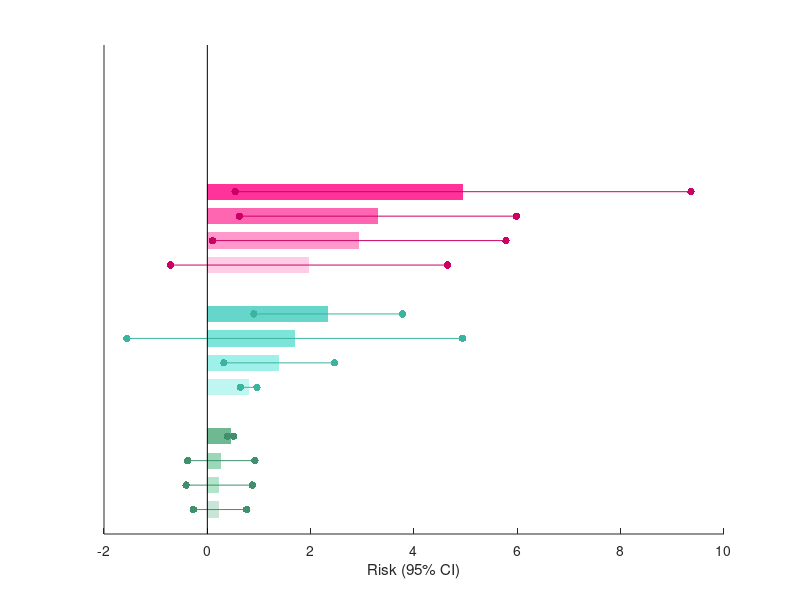

This chart was generated by the following MATLAB code: (Note: this script raises an error after producing the figure.)
%%

clc
clear
close all
set(0,'defaultfigurecolor','w')

figure_fontsize=18;

yy=-[8.5+1
     10+1
     11.5+1
     13+1
     
     15+2
     16.5+2
     18+2
     19.5+2
     
     21.5+3
     23+3
     24.5+3
     26+3];

xx1=[4.95 0.54, 9.36
    3.30 0.62, 5.98
    2.94 0.10, 5.78
    1.97 -0.71, 4.65
    
    2.34 0.90, 3.78
    1.69 -1.56, 4.94
    1.39 0.32, 2.46
    0.80 0.64, 0.96
    
    0.45 0.39, 0.51
    0.27 -0.38, 0.92
    0.23 -0.41, 0.87
    0.22 -0.27, 0.76
    
    ];

oo1=[0
    0
    0
    0
    
    0
    0
    0
    0
    
    0
    0
    0
    0
];

BarColor=[255 51 153
    255 102 178
    255 153 204
    255 204 229
    
    102 213 202
    124 228 217
    159 240 232
    191 246 241
    
    110 185 145
    155 216 184
    178 228 201
    202 229 215
    
    
    
    ]/255;

MarkerColor=[204 0 102
    204 0 102
    204 0 102
    204 0 102
    
    58 179 159
    58 179 159
    58 179 159
    58 179 159
    
    64 144 112
    64 144 112
    64 144 112
    64 144 112
    
    ]/255;


fig1=figure(1);
for i=1:length(yy)
    rectangle('Position',[oo1(i),yy(i),xx1(i,1),1],'FaceColor',BarColor(i,:),'EdgeColor','none')
    hold on
    scatter(xx1(i,2),yy(i)+0.5,30,MarkerColor(i,:),'o','filled')
    hold on
    scatter(xx1(i,3),yy(i)+0.5,30,MarkerColor(i,:),'o','filled')
    hold on
    linex=[xx1(i,2),xx1(i,3)];
    liney=[yy(i),yy(i)]+0.5;
    plot(linex,liney,'-','color',MarkerColor(i,:))
end
set(gca,'ytick',[],'yticklabel',[])

xref=[0 0];
yref=[0 -30];
plot(xref,yref,'-k')

xlabel('Risk (95% CI)')
fig1.Position = [475 79 286 898];
set(gca,'fontsize',figure_fontsize,'fontname','times new roman')



%%


xx2=[3.29 0.39, 6.19
    2.22 0.04, 4.40
    0.54 -0.34, 1.42
    1.13 -0.35, 2.61
    
    1.61 0.04, 3.18
    0.22 -0.23, 0.67
    0.01 -1.60, 1.58
    0.69 -0.46, 1.84
    
    0.30 -0.15, 0.75
    0.06 -0.39, 0.51
    0.03 -0.40, 0.46
    0.09 -0.25, 0.43
    
    ];

oo2=[0
    0
    0
    0
    
    0
    0
    0
    0
    
    0
    0
    0
    0
    
   ];


fig2=figure(2);
for i=1:length(yy)
    rectangle('Position',[oo2(i),yy(i),xx2(i,1),1],'FaceColor',BarColor(i,:),'EdgeColor','none')
    hold on
    scatter(xx2(i,2),yy(i)+0.5,30,'ok','filled')
    hold on
    scatter(xx2(i,3),yy(i)+0.5,30,'ok','filled')
    hold on
    linex=[xx2(i,2),xx2(i,3)];
    liney=[yy(i),yy(i)]+0.5;
    plot(linex,liney,'-k')
end
set(gca,'ytick',[],'yticklabel',[])

xref=[0 0];
yref=[0 -30];
plot(xref,yref,'-k')
xlim([-2,6])
xlabel('Risk (%)')
fig2.Position = [475 79 286 898];
set(gca,'fontsize',figure_fontsize,'fontname','times new roman')


%%


xx3=[0.17 -1.11, 0.77
    0.42 -3.55, 4.39
    0.58 -2.92, 4.08
    0.43 -1.23, 1.66
    
    0.12 -0.33, 0.09
    0.03 -1.52, 1.58
    0.26 -1.31, 1.83
    0.10 -0.62, 0.82
    
    0.10 -0.46, 0.66
    0.17 -0.41, 0.75
    0.14 -0.45, 0.73
    0.04 -0.08, 0.16
    
    ];

oo3=[-0.17
    0
    0
    0
    
    -0.12
    0
    0
    0
    
    0
    0
    0
    0
    
    ];




fig3=figure(3);
for i=1:length(yy)
    rectangle('Position',[oo3(i),yy(i),xx3(i,1),1],'FaceColor',BarColor(i,:),'EdgeColor','none')
    hold on
    scatter(xx3(i,2),yy(i)+0.5,30,'ok','filled')
    hold on
    scatter(xx3(i,3),yy(i)+0.5,30,'ok','filled')
    hold on
    linex=[xx3(i,2),xx3(i,3)];
    liney=[yy(i),yy(i)]+0.5;
    plot(linex,liney,'-k')
end
set(gca,'ytick',[],'yticklabel',[])

xref=[0 0];
yref=[0 -30];
plot(xref,yref,'-k')
xlim([-2,6])
xlabel('Risk (%)')
fig3.Position = [475 79 286 898];
set(gca,'fontsize',figure_fontsize,'fontname','times new roman')

%%




xx4=[1.89 1.23, 2.55
    1.57 -2.35, 5.49
    2.21 -0.41, 4.83
    1.14 -2.56, 4.84
    
    0.91 -3.09, 4.91
    0.75 -2.46, 3.96
    1.56 -1.02, 4.14
    0.57 -0.68, 1.82
    
    0.03 -0.99, 1.05
    0.05 -1.01, 1.11
    0.09 -0.89, 1.07
    0.14 -0.82, 0.54
    
    ];

oo4=[0
    0
    0
    0
    
    0
    0
    0
    0
    
    0
    0
    0
    -0.14];




fig4=figure(4);
for i=1:length(yy)
    rectangle('Position',[oo4(i),yy(i),xx4(i,1),1],'FaceColor',BarColor(i,:),'EdgeColor','none')
    hold on
    scatter(xx4(i,2),yy(i)+0.5,30,'ok','filled')
    hold on
    scatter(xx4(i,3),yy(i)+0.5,30,'ok','filled')
    hold on
    linex=[xx4(i,2),xx4(i,3)];
    liney=[yy(i),yy(i)]+0.5;
    plot(linex,liney,'-k')
end
set(gca,'ytick',[],'yticklabel',[])

xref=[0 0];
yref=[0 -30];
plot(xref,yref,'-k')
xlim([-2,6])
xlabel('Risk (%)')
fig4.Position = [475 79 286 898];
set(gca,'fontsize',figure_fontsize,'fontname','times new roman')
set(gca,'YAxisLocation','Origin')




fig5=figure(5)
fig5.Position = [475 79 1500 898];
[ha,pos]=tight_subplot(1,4,[0.1 0.1],[0.1 0.1],[0.1,0.1])

axes(ha(2))

for i=1:length(yy)
    rectangle('Position',[oo1(i),yy(i),xx1(i,1),1],'FaceColor',BarColor(i,:),'EdgeColor','none')
    hold on
    scatter(xx1(i,2),yy(i)+0.5,30,MarkerColor(i,:),'o','filled')
    hold on
    scatter(xx1(i,3),yy(i)+0.5,30,MarkerColor(i,:),'o','filled')
    hold on
    linex=[xx1(i,2),xx1(i,3)];
    liney=[yy(i),yy(i)]+0.5;
    plot(linex,liney,'-','color',MarkerColor(i,:))
end
xlim([-4 10])
ylim([-30 0])
set(gca,'ytick',[],'yticklabel',[])
set(gca,'xtick',[-4:2:10],'xticklabel',[-4:2:10])
xlabel('Risk (95% CI)')
set(gca,'YAxisLocation','Origin')

set(gca,'fontsize',figure_fontsize,'fontname','times new roman')

axes(ha(3))

for i=1:length(yy)
    rectangle('Position',[oo2(i),yy(i),xx2(i,1),1],'FaceColor',BarColor(i,:),'EdgeColor','none')
    hold on
    scatter(xx2(i,2),yy(i)+0.5,30,MarkerColor(i,:),'o','filled')
    hold on
    scatter(xx2(i,3),yy(i)+0.5,30,MarkerColor(i,:),'o','filled')
    hold on
    linex=[xx2(i,2),xx2(i,3)];
    liney=[yy(i),yy(i)]+0.5;
    plot(linex,liney,'-','color',MarkerColor(i,:))
end
xlim([-4 10])
ylim([-30 0])
set(gca,'ytick',[],'yticklabel',[])
set(gca,'xtick',[-4:2:10],'xticklabel',[-4:2:10])
xlabel('Risk (95% CI)')
set(gca,'YAxisLocation','Origin')

set(gca,'fontsize',figure_fontsize,'fontname','times new roman')


axes(ha(4))

for i=1:length(yy)
    rectangle('Position',[oo3(i),yy(i),xx3(i,1),1],'FaceColor',BarColor(i,:),'EdgeColor','none')
    hold on
    scatter(xx3(i,2),yy(i)+0.5,30,MarkerColor(i,:),'o','filled')
    hold on
    scatter(xx3(i,3),yy(i)+0.5,30,MarkerColor(i,:),'o','filled')
    hold on
    linex=[xx3(i,2),xx3(i,3)];
    liney=[yy(i),yy(i)]+0.5;
    plot(linex,liney,'-','color',MarkerColor(i,:))
end
xlim([-4 10])
ylim([-30 0])
set(gca,'ytick',[],'yticklabel',[])
set(gca,'xtick',[-4:2:10],'xticklabel',[-4:2:10])
xlabel('Risk (95% CI)')
set(gca,'YAxisLocation','Origin')

set(gca,'fontsize',figure_fontsize,'fontname','times new roman')

axes(ha(1))

for i=1:length(yy)
    rectangle('Position',[oo4(i),yy(i),xx4(i,1),1],'FaceColor',BarColor(i,:),'EdgeColor','none')
    hold on
    scatter(xx4(i,2),yy(i)+0.5,30,MarkerColor(i,:),'o','filled')
    hold on
    scatter(xx4(i,3),yy(i)+0.5,30,MarkerColor(i,:),'o','filled')
    hold on
    linex=[xx4(i,2),xx4(i,3)];
    liney=[yy(i),yy(i)]+0.5;
    plot(linex,liney,'-','color',MarkerColor(i,:))
end
xlim([-4 10])
ylim([-30 0])
set(gca,'ytick',[],'yticklabel',[])
set(gca,'xtick',[-4:2:10],'xticklabel',[-4:2:10])
xlabel('Risk (95% CI)')
set(gca,'YAxisLocation','Origin')

set(gca,'fontsize',figure_fontsize,'fontname','times new roman')


%%
fig6=figure(6)

fig6.Position = [475 79 1500 898];

[ha,pos]=tight_subplot(1,1,[0.1 0.1],[0.1 0.1],[0.1,0.1])



fontsize=18;

ylim([-30 0])
xlim([-3 30])

text(10.2,0.5-6.5,'Risk (95% CI)','fontsize',figure_fontsize,'fontweight','bold','fontname','times new roman','color','k','rotation',0)
text(15.2,0.5-6.5,'Risk (95% CI)','fontsize',figure_fontsize,'fontweight','bold','fontname','times new roman','color','k','rotation',0)
text(20.2,0.5-6.5,'Risk (95% CI)','fontsize',figure_fontsize,'fontweight','bold','fontname','times new roman','color','k','rotation',0)
text(25.2,0.5-6.5,'Risk (95% CI)','fontsize',figure_fontsize,'fontweight','bold','fontname','times new roman','color','k','rotation',0)

yy=yy+0.5

text(-1,yy(4)+0.96,'Old-age','fontsize',figure_fontsize,'fontweight','bold','fontname','times new roman','color','k','rotation',90)
text(-1,yy(8)+0.42,'Middle-age','fontsize',figure_fontsize,'fontweight','bold','fontname','times new roman','color','k','rotation',90)
text(-1,yy(12)+0.37,'Young-age','fontsize',figure_fontsize,'fontweight','bold','fontname','times new roman','color','k','rotation',90)



text(0,yy(1),'Pure hot spell','fontsize',figure_fontsize,'fontname','times new roman','color','k','rotation',0)
text(0,yy(2),'Compound event (shower/light rain)','fontsize',figure_fontsize,'fontname','times new roman','color','k','rotation',0)
text(0,yy(3),'Compound event (moderate rain)','fontsize',figure_fontsize,'fontname','times new roman','color','k','rotation',0)
text(0,yy(4),'Extreme precipitation','fontsize',figure_fontsize,'fontname','times new roman','color','k','rotation',0)


text(0,yy(5),'Pure hot spell','fontsize',figure_fontsize,'fontname','times new roman','color','k','rotation',0)
text(0,yy(6),'Compound event (shower/light rain)','fontsize',figure_fontsize,'fontname','times new roman','color','k','rotation',0)
text(0,yy(7),'Compound event (moderate rain)','fontsize',figure_fontsize,'fontname','times new roman','color','k','rotation',0)
text(0,yy(8),'Extreme precipitation','fontsize',figure_fontsize,'fontname','times new roman','color','k','rotation',0)

text(0,yy(9),'Pure hot spell','fontsize',figure_fontsize,'fontname','times new roman','color','k','rotation',0)
text(0,yy(10),'Compound event (shower/light rain)','fontsize',figure_fontsize,'fontname','times new roman','color','k','rotation',0)
text(0,yy(11),'Compound event (moderate rain)','fontsize',figure_fontsize,'fontname','times new roman','color','k','rotation',0)
text(0,yy(12),'Extreme precipitation','fontsize',figure_fontsize,'fontname','times new roman','color','k','rotation',0)


% Pre-Warning

text(10,yy(1),'1.89 (1.23, 2.55)','fontsize',figure_fontsize,'fontname','times new roman','color','k','rotation',0)
text(10,yy(2),'1.57 (-2.35, 5.49)','fontsize',figure_fontsize,'fontname','times new roman','color','k','rotation',0)
text(10,yy(3),'2.21 (-0.41, 4.83)','fontsize',figure_fontsize,'fontname','times new roman','color','k','rotation',0)
text(10,yy(4),'1.14 (-2.56, 4.84)','fontsize',figure_fontsize,'fontname','times new roman','color','k','rotation',0)


text(10,yy(5),'0.91 (-3.09, 4.91)','fontsize',figure_fontsize,'fontname','times new roman','color','k','rotation',0)
text(10,yy(6),'0.75 (-2.46, 3.96)','fontsize',figure_fontsize,'fontname','times new roman','color','k','rotation',0)
text(10,yy(7),'1.56 (-1.02, 4.14)','fontsize',figure_fontsize,'fontname','times new roman','color','k','rotation',0)
text(10,yy(8),'0.57 (-0.68, 1.82)','fontsize',figure_fontsize,'fontname','times new roman','color','k','rotation',0)

text(10,yy(9),'0.03 (-0.99, 1.05)','fontsize',figure_fontsize,'fontname','times new roman','color','k','rotation',0)
text(10,yy(10),'0.05 (-1.01, 1.11)','fontsize',figure_fontsize,'fontname','times new roman','color','k','rotation',0)
text(10,yy(11),'0.09 (-0.89, 1.07)','fontsize',figure_fontsize,'fontname','times new roman','color','k','rotation',0)
text(10,yy(12),'-0.14 (-0.82, 0.54))','fontsize',figure_fontsize,'fontname','times new roman','color','k','rotation',0)

% Pre-Post 1week

ss=1.5;
text(10*ss,yy(1),'4.95 (0.54, 9.36)','fontsize',figure_fontsize,'fontname','times new roman','color','k','rotation',0)
text(10*ss,yy(2),'3.30 (0.62, 5.98)','fontsize',figure_fontsize,'fontname','times new roman','color','k','rotation',0)
text(10*ss,yy(3),'2.94 (0.10, 5.78)','fontsize',figure_fontsize,'fontname','times new roman','color','k','rotation',0)
text(10*ss,yy(4),'1.97 (-0.71, 4.65)','fontsize',figure_fontsize,'fontname','times new roman','color','k','rotation',0)


text(10*ss,yy(5),'2.34 (0.90, 3.78)','fontsize',figure_fontsize,'fontname','times new roman','color','k','rotation',0)
text(10*ss,yy(6),'1.69 (-1.56, 4.94)','fontsize',figure_fontsize,'fontname','times new roman','color','k','rotation',0)
text(10*ss,yy(7),'1.39 (0.32, 2.46)','fontsize',figure_fontsize,'fontname','times new roman','color','k','rotation',0)
text(10*ss,yy(8),'0.80 (0.64, 0.96)','fontsize',figure_fontsize,'fontname','times new roman','color','k','rotation',0)

text(10*ss,yy(9),'0.45 (0.39, 0.51)','fontsize',figure_fontsize,'fontname','times new roman','color','k','rotation',0)
text(10*ss,yy(10),'0.27 (-0.38, 0.92)','fontsize',figure_fontsize,'fontname','times new roman','color','k','rotation',0)
text(10*ss,yy(11),'0.23 (-0.41, 0.87)','fontsize',figure_fontsize,'fontname','times new roman','color','k','rotation',0)
text(10*ss,yy(12),'0.22 (-0.27, 0.76)','fontsize',figure_fontsize,'fontname','times new roman','color','k','rotation',0)


% Pre-Post 2week

ss=2;
text(10*ss,yy(1),'3.29 (0.39, 6.19)','fontsize',figure_fontsize,'fontname','times new roman','color','k','rotation',0)
text(10*ss,yy(2),'2.22 (0.04, 4.40)','fontsize',figure_fontsize,'fontname','times new roman','color','k','rotation',0)
text(10*ss,yy(3),'0.54 (-0.34, 1.42)','fontsize',figure_fontsize,'fontname','times new roman','color','k','rotation',0)
text(10*ss,yy(4),'1.13 (-0.35, 2.61)','fontsize',figure_fontsize,'fontname','times new roman','color','k','rotation',0)


text(10*ss,yy(5),'1.61 (0.04, 3.18) ','fontsize',figure_fontsize,'fontname','times new roman','color','k','rotation',0)
text(10*ss,yy(6),'0.22 (-0.23, 0.67)','fontsize',figure_fontsize,'fontname','times new roman','color','k','rotation',0)
text(10*ss,yy(7),'-0.01 (-1.60, 1.58)','fontsize',figure_fontsize,'fontname','times new roman','color','k','rotation',0)
text(10*ss,yy(8),'0.69 (-0.46, 1.84)','fontsize',figure_fontsize,'fontname','times new roman','color','k','rotation',0)

text(10*ss,yy(9),'0.30 (-0.15, 0.75)','fontsize',figure_fontsize,'fontname','times new roman','color','k','rotation',0)
text(10*ss,yy(10),'0.06 (-0.39, 0.51)','fontsize',figure_fontsize,'fontname','times new roman','color','k','rotation',0)
text(10*ss,yy(11),'0.03 (-0.40, 0.46)','fontsize',figure_fontsize,'fontname','times new roman','color','k','rotation',0)
text(10*ss,yy(12),'0.09 (-0.25, 0.43)','fontsize',figure_fontsize,'fontname','times new roman','color','k','rotation',0)


% Pre-Post 3week

ss=2.5;
text(10*ss,yy(1),'-0.17 (-1.11, 0.77)','fontsize',figure_fontsize,'fontname','times new roman','color','k','rotation',0)
text(10*ss,yy(2),'0.42 (-3.55, 4.39)','fontsize',figure_fontsize,'fontname','times new roman','color','k','rotation',0)
text(10*ss,yy(3),'0.58 (-2.92, 4.08)','fontsize',figure_fontsize,'fontname','times new roman','color','k','rotation',0)
text(10*ss,yy(4),'0.43 (-1.23, 1.66)','fontsize',figure_fontsize,'fontname','times new roman','color','k','rotation',0)


text(10*ss,yy(5),'-0.12 (-0.33, 0.09)','fontsize',figure_fontsize,'fontname','times new roman','color','k','rotation',0)
text(10*ss,yy(6),'0.03 (-1.52, 1.58)','fontsize',figure_fontsize,'fontname','times new roman','color','k','rotation',0)
text(10*ss,yy(7),'0.26 (-1.31, 1.83)','fontsize',figure_fontsize,'fontname','times new roman','color','k','rotation',0)
text(10*ss,yy(8),'0.10 (-0.62, 0.82)','fontsize',figure_fontsize,'fontname','times new roman','color','k','rotation',0)

text(10*ss,yy(9),'0.10 (-0.46, 0.66)','fontsize',figure_fontsize,'fontname','times new roman','color','k','rotation',0)
text(10*ss,yy(10),'0.17 (-0.41, 0.75)','fontsize',figure_fontsize,'fontname','times new roman','color','k','rotation',0)
text(10*ss,yy(11),'0.14 (-0.45, 0.73)','fontsize',figure_fontsize,'fontname','times new roman','color','k','rotation',0)
text(10*ss,yy(12),'0.04 (-0.08, 0.16)','fontsize',figure_fontsize,'fontname','times new roman','color','k','rotation',0)


xlabel('Risk (95% CI)')

set(gca,'fontsize',figure_fontsize,'fontname','times new roman')
